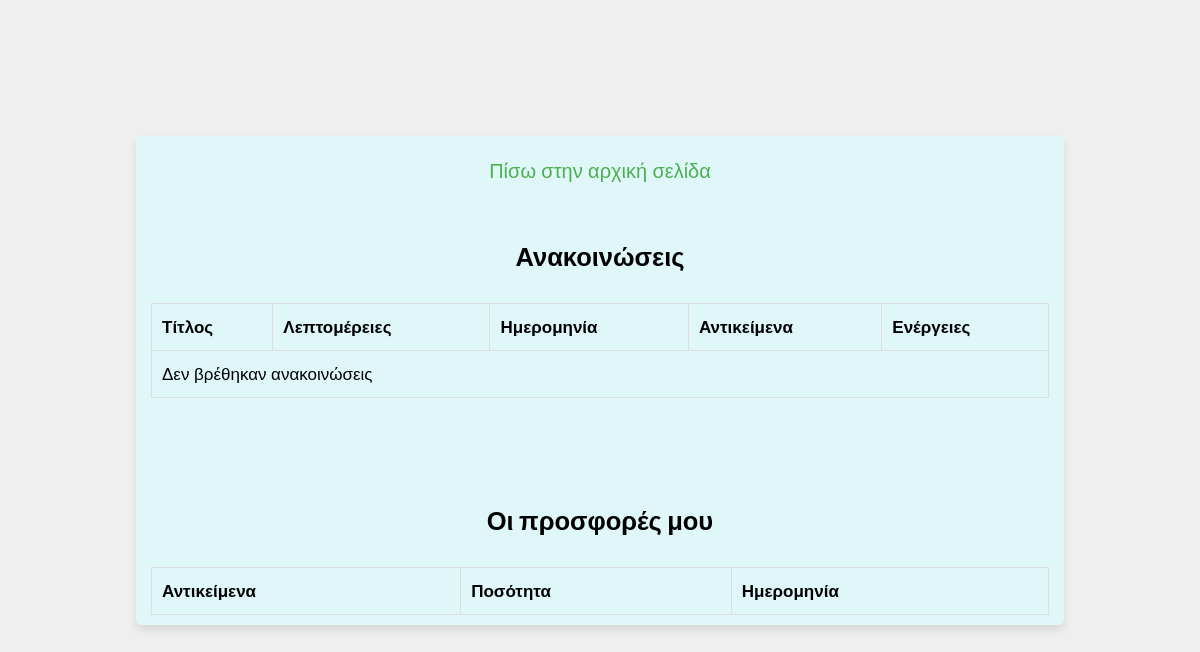
The page /civilian_announcements.php (signed in) on the database as committed earlier.
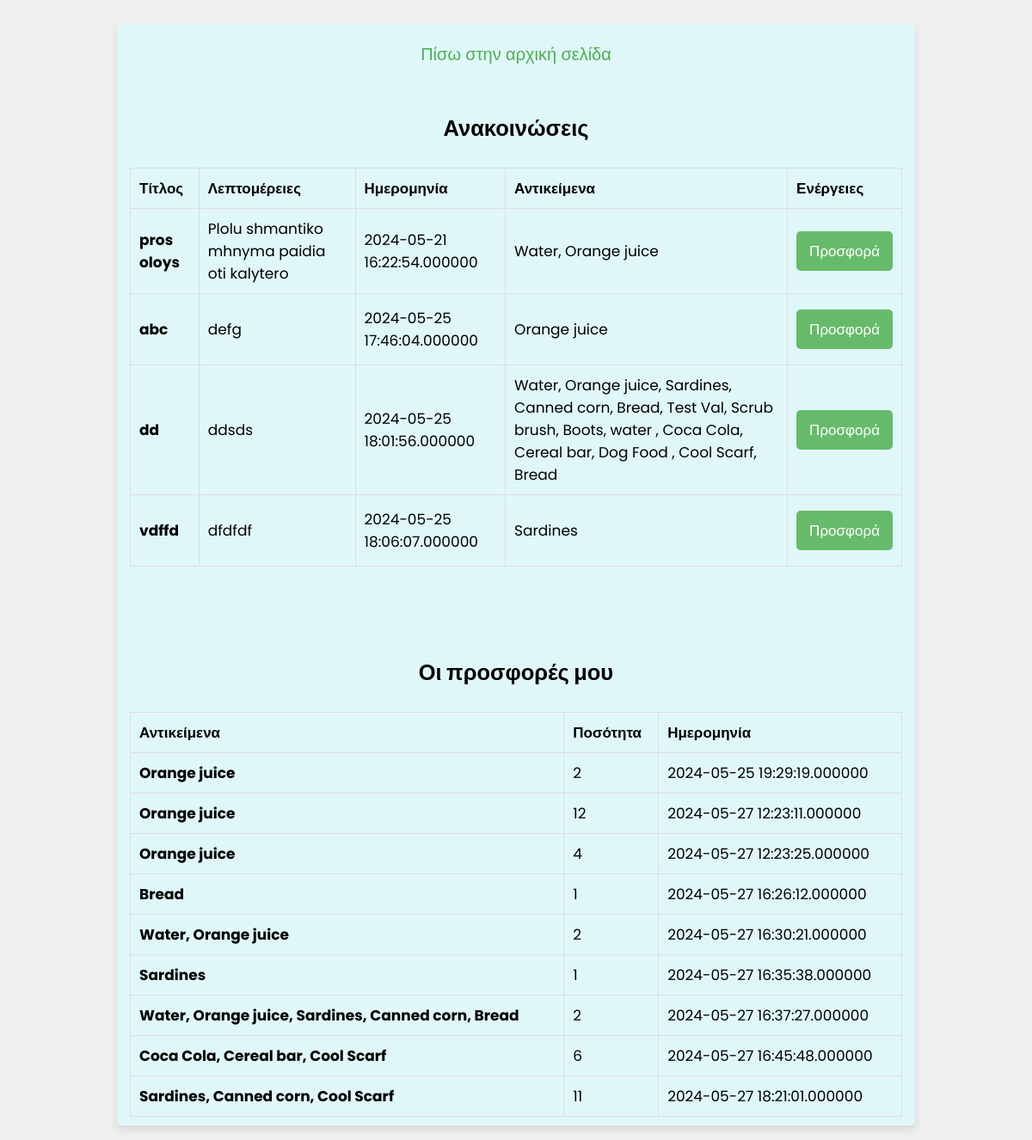
The same page on the database as committed later.
### tables this page shows
CREATE TABLE `announcements` (
  `id` int(255) NOT NULL,
  `title` varchar(255) NOT NULL,
  `details` text NOT NULL,
  `date` datetime(6) NOT NULL,
  `item_ids` varchar(255) NOT NULL
);

CREATE TABLE `offers` (
  `id` int(255) NOT NULL,
  `civilian_id` int(255) NOT NULL,
  `date` datetime(6) NOT NULL,
  `item_id` varchar(255) NOT NULL,
  `quantity` int(255) NOT NULL,
  `load_date` datetime(6) NOT NULL,
  `rescuer_id` int(255) NOT NULL
);

### civilian_announcements.php (the view, shortened to what this page needs)
<?php
@include 'config.php';
$civilian_name = $_SESSION['user_name'];
$stmt = $conn->prepare("SELECT * FROM users WHERE name = ?");
$stmt->bind_param("s", $civilian_name);
$stmt->execute();
$result = $stmt->get_result();
$row = $result->fetch_assoc();
$civilian_id = $row['id'];
?>
<!DOCTYPE html>
<html lang="el">
<head>
    <link rel="stylesheet" href="css/style.css">
</head>
<body>
    <div class="form-container">
    <form id="initialize_form" action="" method="post">
    <p><a href="civilian_page.php">Πίσω στην αρχική σελίδα</a></p>
    <br><br>
        <h2>Ανακοινώσεις</h2><br>
        <table class="table" id="announcementsTable">
            <thead>
                <tr>
                    <th scope="col">Τίτλος</th>
                    <th scope="col">Λεπτομέρειες</th>
                    <th scope="col">Ημερομηνία</th>
                    <th scope="col">Αντικείμενα</th>
                    <th scope="col">Ενέργειες</th>
                </tr>
            </thead>
            <tbody>
                <?php
                $stmt = $conn->prepare("SELECT id, title, details, date, item_ids FROM announcements");
                $stmt->execute();
                $result = $stmt->get_result();
                if ($result->num_rows > 0) {
                    while ($row = $result->fetch_assoc()) {
                        $announcement_id = $row['id'];
                        $item_ids = explode(',', $row['item_ids']);
                        $item_names = [];
                        foreach ($item_ids as $item_id) {
                            $item_stmt = $conn->prepare("SELECT name FROM items WHERE id = ?");
                            $item_stmt->bind_param("i", $item_id);
                            $item_stmt->execute();
                            $item_result = $item_stmt->get_result();
                            if ($item_row = $item_result->fetch_assoc()) {
                                $item_names[] = $item_row['name'];
                            }
                        }
                        $item_names_str = implode(', ', $item_names);
                        echo '<tr>
                            <th scope="row">' . htmlspecialchars($row['title']) . '</th>
                            <td>' . htmlspecialchars($row['details']) . '</td>
                            <td>' . htmlspecialchars($row['date']) . '</td>
                            <td>' . htmlspecialchars($item_names_str) . '</td>
                            <td>
                                <button class="update-btn form-btn"><a href="add_offer_or_request.php?is_a=offer&announcement_id=' . $announcement_id . '">Προσφορά</a></button>
                            </td>
                        </tr>';
                    }
                } else {
                    echo "<tr><td colspan='5'>Δεν βρέθηκαν ανακοινώσεις</td></tr>";
                }
                ?>
            </tbody>
        </table>
        <br><br>
        <form id="initialize_form" action="" method="post">
            <br><br>
            <h2>Οι προσφορές μου</h2><br>
            <table class="table" id="offersTable">
                <thead>
                    <tr>
                        <th scope="col">Αντικείμενα</th>
                        <th scope="col">Ποσότητα</th>
                        <th scope="col">Ημερομηνία</th>
                    </tr>
                </thead>
                <tbody>
                    <?php
                    $stmt = $conn->prepare("SELECT * FROM offers WHERE civilian_id = ?");
                    $stmt->bind_param("i", $civilian_id);
                    $stmt->execute();
                    $result = $stmt->get_result();
                    if ($result) {
                        while ($row = $result->fetch_assoc()) {
                            $itemIds = explode(',', $row['item_id']);
                            $itemNames = [];
                            foreach ($itemIds as $itemId) {
                                $itemStmt = $conn->prepare("SELECT name FROM items WHERE id = ?");
                                $itemStmt->bind_param("i", $itemId);
                                $itemStmt->execute();
                                $itemResult = $itemStmt->get_result();
                                $itemRow = $itemResult->fetch_assoc();
                                $itemNames[] = $itemRow['name'];
                            }
                            $itemNamesString = implode(', ', $itemNames);
                            echo '<tr>
                                <th scope="row">'.$itemNamesString.'</th>
                                <td>'.$row['quantity'].'</td>
                                <td>'.$row['date'].'</td>
                            </tr>';
                        }
                    }
                    ?>
                </tbody>
            </table>
        </form>
    </div>
</body>
</html>

Rows that differ between the two databases and show on the page:
added announcements: title "pros oloys", details "Plolu shmantiko mhnyma paidia oti kalytero", date "2024-05-21 16:22:54.000000", item_names_str "Water, Orange juice"
added announcements: title "abc", details "defg", date "2024-05-25 17:46:04.000000", item_names_str "Orange juice"
added announcements: title "dd", details "ddsds", date "2024-05-25 18:01:56.000000", item_names_str "Water, Orange juice, Sardines, Canned corn, Bread, Test Val, Scrub brush, Boots, water , Coca Cola, Cereal bar, Dog Food , Cool Scarf, Bread"
added announcements: title "vdffd", details "dfdfdf", date "2024-05-25 18:06:07.000000", item_names_str "Sardines"
added offers: itemNamesString "Orange juice", quantity "2", date "2024-05-25 19:29:19.000000"
added offers: itemNamesString "Orange juice", quantity "12", date "2024-05-27 12:23:11.000000"
added offers: itemNamesString "Orange juice", quantity "4", date "2024-05-27 12:23:25.000000"
added offers: itemNamesString "Bread", quantity "1", date "2024-05-27 16:26:12.000000"
added offers: itemNamesString "Water, Orange juice", quantity "2", date "2024-05-27 16:30:21.000000"
added offers: itemNamesString "Sardines", quantity "1", date "2024-05-27 16:35:38.000000"
added offers: itemNamesString "Water, Orange juice, Sardines, Canned corn, Bread", quantity "2", date "2024-05-27 16:37:27.000000"
added offers: itemNamesString "Coca Cola, Cereal bar, Cool Scarf", quantity "6", date "2024-05-27 16:45:48.000000"
added offers: itemNamesString "Sardines, Canned corn, Cool Scarf", quantity "11", date "2024-05-27 18:21:01.000000"
Other text that changed with them:
text no longer shown: "Δεν βρέθηκαν ανακοινώσεις"
